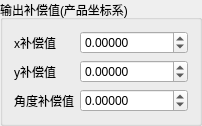
         <widget class="QGroupBox" name="groupBox_3">
          <property name="title">
           <string>输出补偿值(产品坐标系)</string>
          </property>
          <layout class="QGridLayout" name="gridLayout_7" columnstretch="1,1">
           <item row="0" column="0">
            <widget class="QLabel" name="label_28">
             <property name="text">
              <string>x补偿值</string>
             </property>
            </widget>
           </item>
           <item row="0" column="1">
            <widget class="QDoubleSpinBox" name="doubleSpinBox_x_b">
             <property name="decimals">
              <number>5</number>
             </property>
             <property name="minimum">
              <double>-999999.000000000000000</double>
             </property>
             <property name="maximum">
              <double>999999.000000000000000</double>
             </property>
             <property name="singleStep">
              <double>0.010000000000000</double>
             </property>
            </widget>
           </item>
           <item row="1" column="0">
            <widget class="QLabel" name="label_29">
             <property name="text">
              <string>y补偿值</string>
             </property>
            </widget>
           </item>
           <item row="1" column="1">
            <widget class="QDoubleSpinBox" name="doubleSpinBox_y_b">
             <property name="decimals">
              <number>5</number>
             </property>
             <property name="minimum">
              <double>-999999.000000000000000</double>
             </property>
             <property name="maximum">
              <double>999999.000000000000000</double>
             </property>
             <property name="singleStep">
              <double>0.010000000000000</double>
             </property>
            </widget>
           </item>
           <item row="2" column="0">
            <widget class="QLabel" name="label_30">
             <property name="text">
              <string>角度补偿值</string>
             </property>
            </widget>
           </item>
           <item row="2" column="1">
            <widget class="QDoubleSpinBox" name="doubleSpinBox_r_b">
             <property name="decimals">
              <number>5</number>
             </property>
             <property name="minimum">
              <double>-999999.000000000000000</double>
             </property>
             <property name="maximum">
              <double>999999.000000000000000</double>
             </property>
             <property name="singleStep">
              <double>0.010000000000000</double>
             </property>
            </widget>
           </item>
          </layout>
         </widget>
